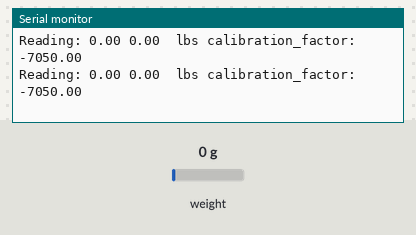
The sketch below on a simulated Arduino Uno, built with avr-gcc and run on an emulated ATmega328P. Parts: the last lines printed to the serial monitor. The inputs (shaded band) are chosen by the test bench; at power-on: weight on the scale 0 g.

Above: at 2.2 s.
2.3 s: weight on the scale set to 100 g
At 2.33 s:
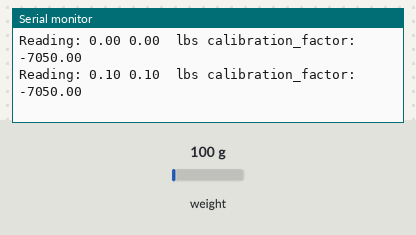
5.3 s: weight on the scale set to 1250 g
At 5.38 s:
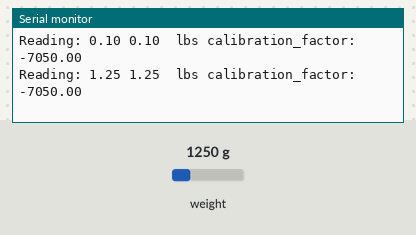
Timing chart, 0 to 8.3 s (numbered marks = the images above; inputs shaded):
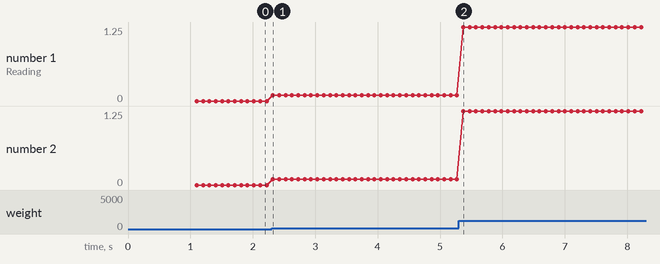

Measured:
- after the input at 2.3 s, the serial monitor: prints a new line at once (image 1)
- after the input at 5.3 s, the serial monitor: prints a new line after 0.07 s (image 2)
- plotted number 1: 0 → 0.1 after the input at 2.3 s, 0.1 → 1.25 after the input at 5.3 s
- plotted number 2: 0 → 0.1 after the input at 2.3 s, 0.1 → 1.25 after the input at 5.3 s

The sketch:

HX711_scale_test.ino
```cpp
#include "HX711.h"

#define LOADCELL_DOUT_PIN  16
#define LOADCELL_SCK_PIN  4

float weight;
float weightTranslated;

int resetCount = 0;
unsigned long resetTimer = 0;

HX711 scale;

int loopCount = 0;
unsigned long lastloopCountTime = 0;

unsigned long weightPrintTimer = 0;

float calibration_factor = -7050; // -7050 worked for my 440lb max scale setup

void setup() {
  Serial.begin(9600);
  scale.begin(LOADCELL_DOUT_PIN, LOADCELL_SCK_PIN);
  scale.set_scale();
  scale.tare(); //Reset the scale to 0
  scale.set_scale(calibration_factor); //Adjust to this calibration factor
  Serial.println("Starting: Init scale reset");
}

void loop() {

  // RESET SCALE - default value = 1000
  resetScale(1000); // input : nr of continous readings to be off by > 0.3 before resetting

  // PRINT FRAME(loop) COUNT - default value = 2000
  printLoopCount(2000); // input : nr of loops to calculate across

  // READING THE SCALE WEIGHT - every loop
  readScale();

  // DEBUG PRINTS - last number default value = 1000
  if (millis() > weightPrintTimer + 1) { // last number is millis between prints  |  Set to 1 for printing all reading
    weightPrintTimer = millis();
    printDebug();
  }

}


// --- HELPER FUNCTIONS ---

void printDebug(){

  Serial.print("Reading: ");
  Serial.print(weight);
  Serial.print(" ");
  Serial.print(weightTranslated);
  Serial.print(" ");
  Serial.print(" lbs"); //Change this to kg and re-adjust the calibration factor if you follow SI units like a sane person
  Serial.print(" calibration_factor: ");
  Serial.print(calibration_factor);
  Serial.println();

}

void readScale(){
  weight = scale.get_units();
  // translate weight to prevent errors in the scale data
  if (weight > 700) weightTranslated = 1189.99 - weight; // figure out how to handle this
  else if (weight > 0) weightTranslated = weight;
  else if (weight < -1000) weightTranslated = 0; // figure out how to handle this
  else if (weight < 0) weightTranslated = weight*-1;
}

void printLoopCount(int nrOfLoops){
  loopCount++;
  if (loopCount == nrOfLoops) {
    float avgMillisPerLoop = (millis()-lastloopCountTime)/loopCount;
    float loopsPerSec = 1000/avgMillisPerLoop;
    Serial.println();
    Serial.print("Average millis for each loop: ");
    Serial.print(avgMillisPerLoop);
    Serial.print("  Loops per second: ");
    Serial.println(loopsPerSec);
    Serial.println();
    loopCount = 0;
    lastloopCountTime = millis();
  }
}

void resetScale(int loopsToReset){
  if (millis() > resetTimer + 10){ // runs every 10 millis. Due to fastest loop iteration measured being 12 millis/loop
    resetTimer = millis();
    if (abs(weight) > 0.3) {
      resetCount++;
      if (resetCount > loopsToReset) { // reset the scale
        resetCount = 0;
        Serial.println();
        printDebug();
        scale.tare(); //Reset the scale to 0
        Serial.println("SCALE RESET");
        readScale();
        printDebug();
        Serial.println();
      }
    }
  else resetCount = 0;
  }
}
```
